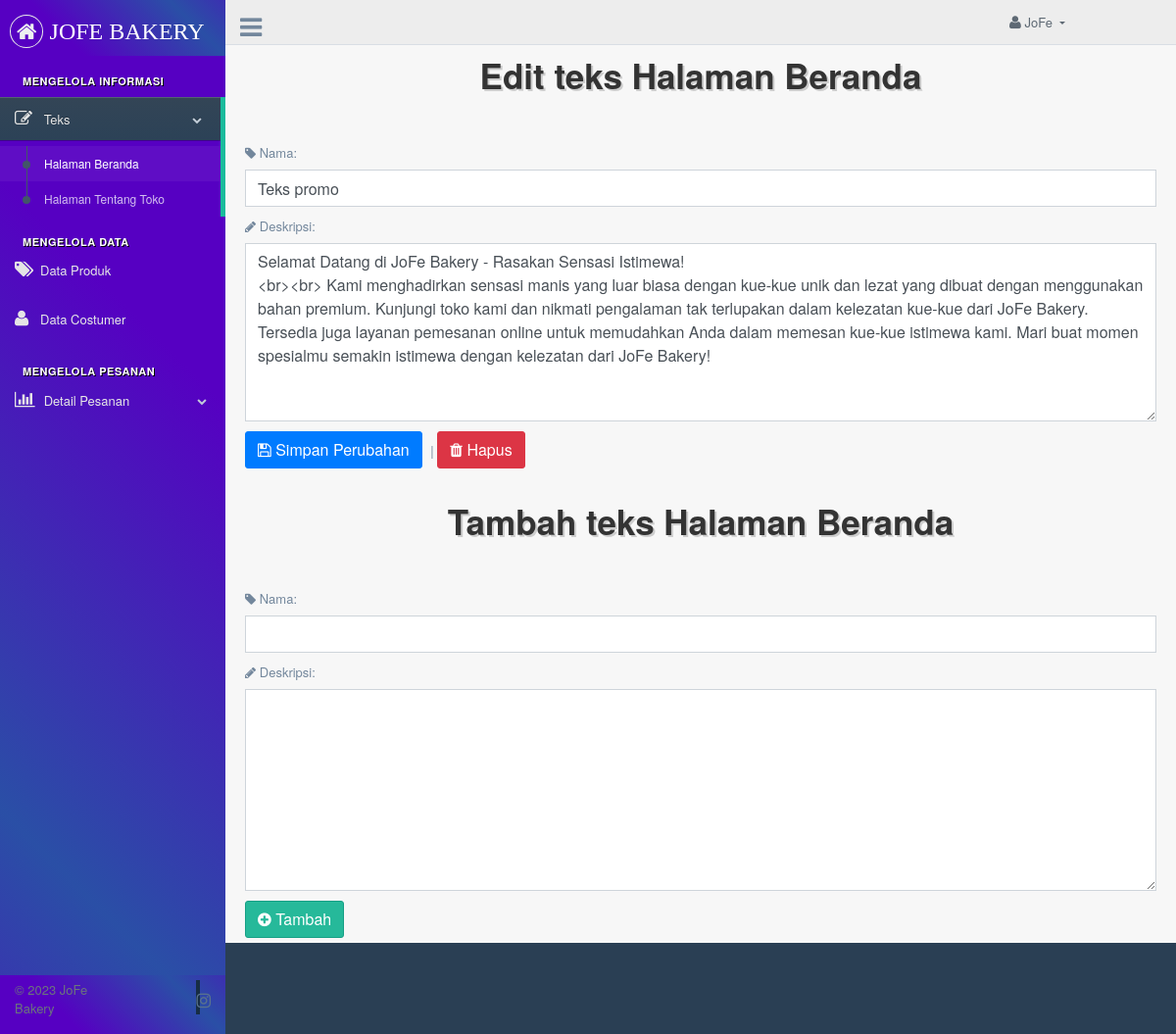
The app's page /admin/halaman_beranda.php (signed in) with its own data.
### tables this page shows
CREATE TABLE `teks_promo` (
  `id` INT(11) NOT NULL,
  `nama` VARCHAR(500) NOT NULL,
  `deskripsi` TEXT NOT NULL
);

### admin/halaman_beranda.php (the view, shortened to what this page needs)
<?php
include '../koneksi/koneksi.php';
?>
<!DOCTYPE html>
<html lang="en">
<head>
    <link href="vendors/bootstrap/dist/css/bootstrap.min.css" rel="stylesheet">
    <link href="vendors/font-awesome/css/font-awesome.min.css" rel="stylesheet">
    <link href="vendors/nprogress/nprogress.css" rel="stylesheet">
    <link href="vendors/google-code-prettify/bin/prettify.min.css" rel="stylesheet">
    <link href="build/css/custom.min.css" rel="stylesheet">
</head>
<body class="nav-md">
    <div class="container body">
        <div class="main_container" style="background-color: #5600c2;
    background-image: linear-gradient(45deg, #5600c2 25%, #2A4FA6 50%, #5600c2 75%);
    background-size: 200% 200%;
    animation: wave 1s ease-in-out infinite;">
            <div class="col-md-3 left_col" style="background-color: #5600c2;
    background-image: linear-gradient(45deg, #5600c2 25%, #2A4FA6 50%, #5600c2 75%);
    background-size: 200% 200%;
    animation: wave 5s ease-in-out infinite;">
                <div class="left_col scroll-view" style="background-color: #5600c2;
    background-image: linear-gradient(45deg, #5600c2 25%, #2A4FA6 50%, #5600c2 75%);
    background-size: 200% 200%;
    animation: wave 5s ease-in-out infinite;">
                    <div class="navbar nav_title" style="background-color: #5600c2;
    background-image: linear-gradient(45deg, #5600c2 25%, #2A4FA6 50%, #5600c2 75%);
    background-size: 200% 200%;
    animation: wave 5s ease-in-out infinite;">
                        <a href="halaman_utama.php" class="site_title">
                            <i class="fa fa-home"></i>
                            <span
                                style="font-family: 'Pacifico', cursive; font-size: 24px; color: white; text-transform: uppercase;">JoFe
                                Bakery</span>
                        </a>
                    </div>
                    <br />
                    <div id="sidebar-menu" class="main_menu_side hidden-print main_menu">
                        <div class="menu_section">
                            <h3>Mengelola Informasi</h3>
                            <ul class="nav side-menu">
                                <li><a><i class="fa fa-edit"></i> Teks <span class="fa fa-chevron-down"></span></a>
                                    <ul class="nav child_menu">
                                        <li><a href="halaman_beranda.php">Halaman Beranda</a></li>
                                        <li><a href="halaman_about.php">Halaman Tentang Toko</a></li>
                                    </ul>
                                </li><br>
                                <h3>Mengelola Data</h3>
                                <li><a href="m_produk.php"><i class="fa fa-tags"></i>Data Produk</a></li>
                                <li><a href="m_customer.php"><i class="fa fa-user"></i>Data Costumer</a></li><br>
                                <h3>Mengelola Pesanan</h3>
                                <li><a><i class="fa fa-bar-chart-o"></i> Detail Pesanan <span
                                            class="fa fa-chevron-down"></span></a>
                                </li>
                            </ul>
                        </div>
                    </div>
                    <div class="sidebar-footer hidden-small" style="background-color: #5600c2;
    background-image: linear-gradient(45deg, #5600c2 25%, #2A4FA6 50%, #5600c2 75%);
    background-size: 200% 200%;
    animation: wave 5s ease-in-out infinite;">
                        <div class="container-fluid">
                            <div class="row">
                                <div class="col-md-6">
                                    <span class="text-muted">© 2023 JoFe Bakery</span>
                                </div>
                                <div class="col-md-6 text-md-right">
                                    <ul class="list-inline">
                                        <li class="list-inline-item">
                                            <a href="https://www.instagram.com/jofe_bakery/" target="_blank"><i
                                                    class="fa fa-instagram"></i></a>
                                        </li>
                                    </ul>
                                </div>
                            </div>
                        </div>
                    </div>
                </div>
            </div>
            <div class="top_nav">
                <div class="nav_menu">
                    <div class="nav toggle">
                        <a id="menu_toggle"><i class="fa fa-bars"></i></a>
                    </div>
                    <nav class="nav navbar-nav">
                        <ul class=" navbar-right">
                            <li class="nav-item dropdown open" style="padding-right: 100px;">
                                <a href="javascript:;" class="user-profile dropdown-toggle" aria-haspopup="true"
                                    id="navbarDropdown" data-toggle="dropdown" aria-expanded="false">
                                    <i class="fa fa-user"></i> JoFe
                                </a>
                            </li>
                        </ul>
                    </nav>
                </div>
            </div>
            <div class="right_col" role="main">
                <?php
                $sql = "SELECT * FROM teks_promo";
                $result = $conn->query($sql);
                if ($result->num_rows > 0) {
                    while ($row = $result->fetch_assoc()) {
                        echo "<div class='container' style='margin-bottom:4%;'>
        <h1 class='text-center mb-5'  style='font-size: 35px; font-weight: bold; color: #333; text-shadow: 2px 2px #ccc; font-family: 'Helvetica Neue', sans-serif;'>
            <b> Edit teks Halaman Beranda</b>
        </h1>";
                        echo "<form method='POST'>";
                        echo "<div class='form-group'>";
                        echo "<label for='nama'><i class='fa fa-tag'></i> Nama:</label>";
                        echo "<input type='text' class='form-control' name='nama' value='" . $row["nama"] . "'>";
                        echo "</div>";
                        echo "<div class='form-group'>";
                        echo "<label for='deskripsi'><i class='fa fa-pencil'></i> Deskripsi:</label>";
                        echo "<textarea class='form-control' name='deskripsi' rows='7'>" . $row["deskripsi"] . "</textarea>";
                        echo "</div>";
                        echo "<button type='submit' class='btn btn-primary' name='submit-update'><i class='fa fa-save'></i> Simpan Perubahan  </button>";
                        echo "                                        |
        ";
                        echo "<button type='submit' class='btn btn-danger' name='submit-delete'><i class='fa fa-trash'></i>        Hapus</button>";
                        echo "</form>";
                    }
                } else {
                    echo "Tidak ada data.";
                }
                echo "<form method='POST' style='margin-top:3%; margin-bottom:10%'>";
                echo "<div class='container' style='margin-bottom: px;'>
                <h1 class='text-center mb-5'  style='font-size: 35px; font-weight: bold; color: #333; text-shadow: 2px 2px #ccc; font-family: 'Helvetica Neue', sans-serif;'>
                <b>Tambah teks Halaman Beranda</b>
                </h1>";
                echo "<div class='form-group'>";
                echo "<label for='nama'><i class='fa fa-tag'></i> Nama:</label>";
                echo "<input type='text' class='form-control' name='nama'>";
                echo "</div>";
                echo "<div class='form-group'>";
                echo "<label for='deskripsi'><i class='fa fa-pencil'></i> Deskripsi:</label>";
                echo "<textarea class='form-control' name='deskripsi' rows='8'></textarea>";
                echo "</div>";
                echo "<button type='submit' class='btn btn-success' name='submit-tambah'><i class='fa fa-plus-circle'></i> Tambah</button>";
                echo "</form>";
                echo "</div>";
                echo "</div>";
                ?>
            </div>
        </div>
</body>
</html>

### records on screen
teks_promo: nama "Teks promo", deskripsi "Selamat Datang di JoFe Bakery - Rasakan Sensasi Istimewa! <br><br> Kami menghadirkan sensasi manis yang luar biasa dengan kue-kue unik dan lezat yang dibuat dengan menggunakan bahan premium. Kunjungi toko kami dan nikmati pengalaman tak terlupakan dalam kelezatan kue-kue dari JoFe Bakery. Tersedia juga layanan pemesanan online untuk memudahkan Anda dalam memesan kue-kue istimewa kami. Mari buat momen spesialmu semakin istimewa dengan kelezatan dari JoFe Bakery!"
